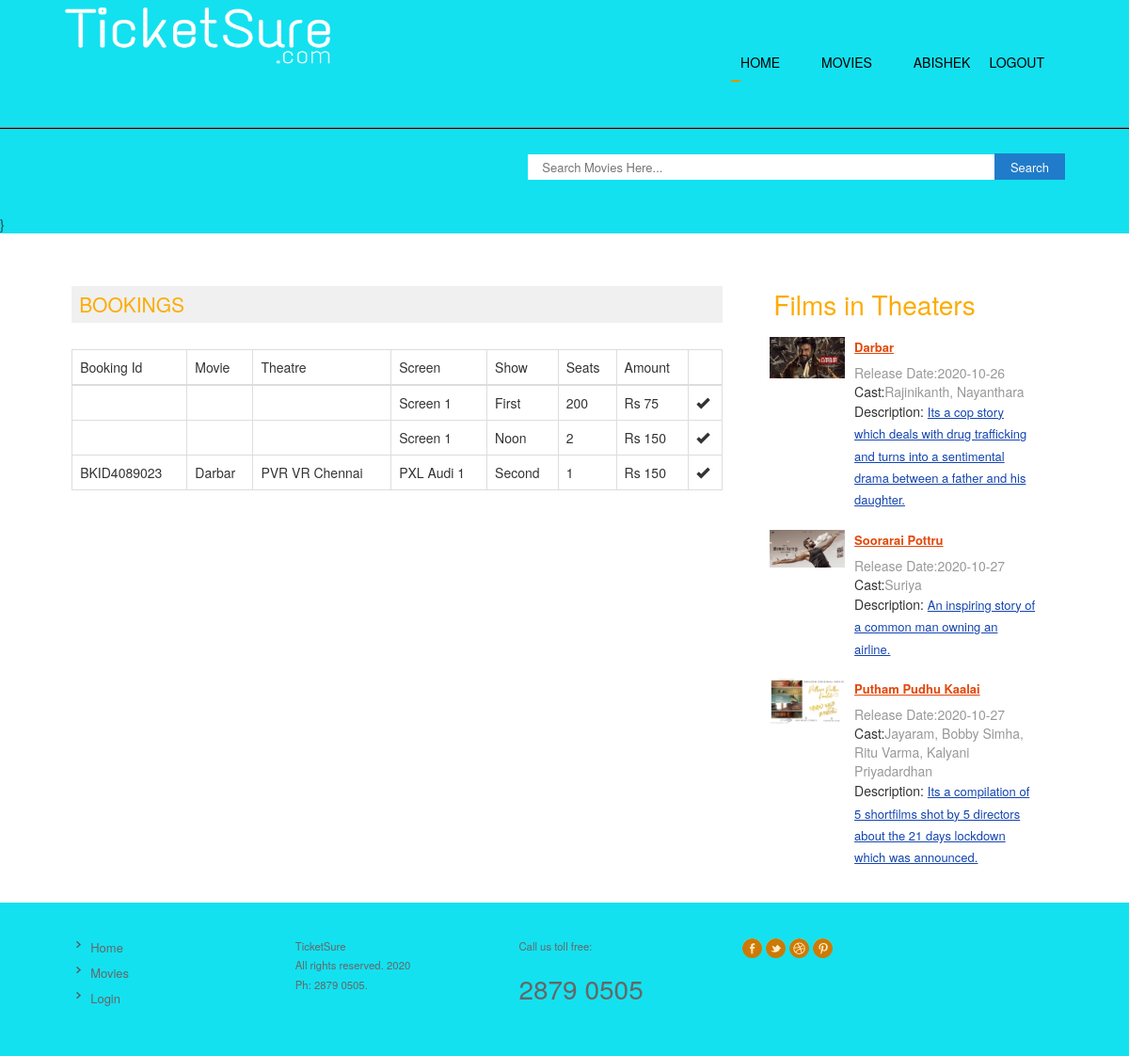
The page /profile.php (signed in) on the database its author committed.
### tables this page shows
CREATE TABLE `tbl_registration` (
  `user_id` int(11) NOT NULL,
  `name` varchar(50) NOT NULL,
  `email` varchar(50) NOT NULL,
  `phone` varchar(12) NOT NULL,
  `age` int(2) NOT NULL,
  `gender` varchar(10) NOT NULL
);

CREATE TABLE `tbl_bookings` (
  `book_id` int(11) NOT NULL,
  `ticket_id` varchar(30) NOT NULL,
  `t_id` int(11) NOT NULL COMMENT 'theater id',
  `user_id` int(11) NOT NULL,
  `show_id` int(11) NOT NULL,
  `screen_id` int(11) NOT NULL,
  `no_seats` int(3) NOT NULL COMMENT 'number of seats',
  `amount` int(5) NOT NULL,
  `ticket_date` date NOT NULL,
  `date` date NOT NULL,
  `status` int(1) NOT NULL
);

CREATE TABLE `tbl_screens` (
  `screen_id` int(11) NOT NULL,
  `t_id` int(11) NOT NULL COMMENT 'theatre id',
  `screen_name` varchar(110) NOT NULL,
  `seats` int(11) NOT NULL COMMENT 'number of seats',
  `charge` int(11) NOT NULL
);

CREATE TABLE `tbl_show_time` (
  `st_id` int(11) NOT NULL,
  `screen_id` int(11) NOT NULL,
  `name` varchar(40) NOT NULL COMMENT 'noon,second,etc',
  `start_time` time NOT NULL
);

CREATE TABLE `tbl_movie` (
  `movie_id` int(11) NOT NULL,
  `t_id` int(11) NOT NULL COMMENT 'theatre id',
  `movie_name` varchar(100) NOT NULL,
  `cast` varchar(500) NOT NULL,
  `desc` varchar(1000) NOT NULL,
  `release_date` date NOT NULL,
  `image` varchar(200) NOT NULL,
  `video_url` varchar(200) NOT NULL,
  `status` int(1) NOT NULL COMMENT '0 means active '
);

CREATE TABLE `tbl_theatre` (
  `id` int(11) NOT NULL,
  `name` varchar(100) NOT NULL,
  `address` varchar(100) NOT NULL,
  `place` varchar(100) NOT NULL,
  `state` varchar(50) NOT NULL,
  `pin` int(11) NOT NULL
);

### profile.php (the view, shortened to what this page needs)
<?php include('header.php');
	?>
<div class="content">
	<div class="wrap">
		<div class="content-top">
				<div class="section group">
					<div class="about span_1_of_2">
						<h3>BOOKINGS</h3>
						<?php
				$bk=mysqli_query($con,"select * from tbl_bookings where user_id='".$_SESSION['user']."'");
				if(mysqli_num_rows($bk))
				{
					?>
					<table class="table table-bordered">
						<thead>
						<th>Booking Id</th>
						<th>Movie</th>
						<th>Theatre</th>
						<th>Screen</th>
						<th>Show</th>
						<th>Seats</th>
						<th>Amount</th>
						<th></th>
						</thead>
						<tbody>
						<?php
						while($bkg=mysqli_fetch_array($bk))
						{
							$m=mysqli_query($con,"select * from tbl_movie where movie_id=(select movie_id from tbl_shows where s_id='".$bkg['show_id']."')");
							$mov=mysqli_fetch_array($m);
							$s=mysqli_query($con,"select * from tbl_screens where screen_id='".$bkg['screen_id']."'");
							$srn=mysqli_fetch_array($s);
							$tt=mysqli_query($con,"select * from tbl_theatre where id='".$bkg['t_id']."'");
							$thr=mysqli_fetch_array($tt);
							$st=mysqli_query($con,"select * from tbl_show_time where st_id=(select st_id from tbl_shows where s_id='".$bkg['show_id']."')");
							$stm=mysqli_fetch_array($st);
							?>
							<tr>
								<td>
									<?php echo $bkg['ticket_id'];?>
								</td>
								<td>
									<?php echo $mov['movie_name'];?>
								</td>
								<td>
									<?php echo $thr['name'];?>
								</td>
								<td>
									<?php echo $srn['screen_name'];?>
								</td>
								<td>
									<?php echo $stm['name'];?>
								</td>
								<td>
									<?php echo $bkg['no_seats'];?>
								</td>
								<td>
									Rs <?php echo $bkg['amount'];?>
								</td>
								<td>
									<?php  if($bkg['ticket_date']<date('Y-m-d'))
									{
										?>
										<i class="glyphicon glyphicon-ok"></i>
										<?php
									}
									else
									{?>
									<a href="cancel.php?id=<?php echo $bkg['book_id'];?>">Cancel</a>
									<?php
									}
									?>
								</td>
							</tr>
							<?php
						}
						?></tbody>
					</table>
					<?php
				}
				else
				{
					?>
					<h3>No Previous Bookings</h3>
					<?php
				}
				?>
					</div>
				<?php include('movie_sidebar.php');?>
			</div>
			</div>
	</div>
</div>
<?php include('footer.php');?>

### header.php (shortened to what this page needs)
<?php
include('config.php');
?>
<!DOCTYPE HTML>
<html>
<head>
<link rel="stylesheet" href="css/styles.css" type="text/css" media="all" />
<link rel="stylesheet" href="css/flexslider.css" type="text/css" media="all" />
<link type="text/css" rel="stylesheet" href="http://www.dreamtemplate.com/dreamcodes/tabs/css/tsc_tabs.css" />
<link rel="stylesheet" href="css/tsc_tabs.css" type="text/css" media="all" />
<link rel="stylesheet" href="https://maxcdn.bootstrapcdn.com/bootstrap/3.3.7/css/bootstrap.min.css">
</head>
<body>
<div class="header">
	<div class="header-top">
		<div class="wrap">
			<div class="h-logo">
			<a href="index.php"><img src="images/logo1.PNG" width="300" height="75" alt=""/></a>
		</div>
			  <div class="nav-wrap">
					<ul class="group" id="example-one">
			           <li><a href="index.php">Home</a></li>
			  		   <li><a href="movies_events.php">Movies</a></li>
			  		   <li><?php if(isset($_SESSION['user'])){
			  		   $us=mysqli_query($con,"select * from tbl_registration where user_id='".$_SESSION['user']."'");
        $user=mysqli_fetch_array($us);?><a href="profile.php"><?php echo $user['name'];?></a><a href="logout.php">Logout</a><?php }else{?><a href="login.php">Login</a><?php }?></li>
			        </ul>
			  </div>
   		</div>
    </div>
<div class="block">
	<div class="wrap">
        <form action="process_search.php" id="reservation-form" method="post" onsubmit="myFunction()">
		       <fieldset>
		       	<div class="field" >
                                <input type="text" placeholder="Search Movies Here..." style="height:27px;width:500px"  required id="search111" name="search">
                                <input type="submit" value="Search" style="height:28px;padding-top:4px" id="button111">
    </div>
		       </fieldset>
            </form>
   </div>
</div>
}

### movie_sidebar.php (shortened to what this page needs)
<div class="listview_1_of_3 images_1_of_3">
	<h3>Films in Theaters</h3>
	<?php
      	$qry2=mysqli_query($con,"select * from  tbl_movie where status='0' order by rand() limit 3");
      	  while($m=mysqli_fetch_array($qry2))
               {
                ?>
        <div class="content-left">
	<div class="listimg listimg_1_of_2">
		 <a href="about.php?id=<?php echo $m['movie_id'];?>"><img src="<?php echo $m['image'];?>"></a>
	</div>
	<div class="text list_1_of_2">
		  <div class="extra-wrap1">
                                     <a href="about.php?id=<?php echo $m['movie_id'];?>" class="link4"><?php echo $m['movie_name'];?></a><br>
                                    <span class="data">Release Date:<?php echo $m['release_date'];?></span><br>
                                    Cast:<Span class="data"><?php echo $m['cast'];?></span><br>
                                    Description: <span" class="color2"><?php echo $m['desc'];?></span><br>
                                </div>
	</div>
</div>
   <?php
   	}
   	?>
</div>

### css/styles.css (style rules this page uses)
html,body,div,span,applet,object,iframe,h1,h2,h3,h4,h5,h6,p,blockquote,pre,a,abbr,acronym,address,big,cite,code,del,dfn,em,img,ins,kbd,q,s,samp,small,strike,strong,sub,sup,tt,var,b,u,i,dl,dt,dd,ol,nav ul,nav li,fieldset,form,label,legend,table,caption,tbody,tfoot,thead,tr,th,td,article,aside,canvas,details,embed,figure,figcaption,footer,header,hgroup,menu,nav,output,ruby,section,summary,time,mark,audio,video { margin:0;padding:0;border:0;font-size:100%;font:inherit;vertical-align:baseline; }
ol,ul { list-style:none;margin:0;padding:0; }
table { border-collapse:collapse;border-spacing:0; }
a { text-decoration:none; }
img { max-width:100%; }
body { font-family: 'AmbleRegular'; background:#fff; }
.header { background-color:#13e1f0; }
.header-top { border-bottom: 2px ridge #333; }
.wrap { width:80%; margin:0 auto; }
.nav-wrap { float: right; width: 67%; margin: 50px auto; }
.nav-wrap ul { float:right; }
.group:after { visibility: hidden; display: block; content: ""; clear: both; height: 0; }
#example-one { margin: 0 auto; list-style: none; position: relative; }
#example-one li { display: inline-block; margin-right: 20px; }
#example-one a { color: black; font-size: 14px; float: left; padding: 6px 10px 4px 10px; text-decoration: none; text-transform: uppercase; }
.h-logo { float:left; }
.block { margin-top: 20px; }
#reservation-form { float:right; margin-top:6px; }
#reservation-form .field { float:left; }
#reservation-form .field { display: block; height: 55px; font-size: 13px; color: #FAC9A9; margin-bottom: 10px; }
.content { background:#fff; padding: 20px 0; }
.listview_1_of_3 { display: block; float:left; margin: 0% 0 0% 1.6%; }
.listview_1_of_3 h3 { color:#FCAC03; font-size:2em; margin-bottom:5%; }
.data { color: #989898; margin-bottom: 1px; }
.listimg { display: block; float:left; }
.text { display: block; float:left; margin: 0% 0 7% 3.6%; }
.images_1_of_3 { width: 29.2%; padding:1.5%; }
.listimg_1_of_2 { width:28.2%; }
.list_1_of_2 { width: 68.2%; }
.images_1_of_3 img { max-width:100%; display:block; }
.link4 { font-weight: bold; color: #E3480B; display: inline-block; font-size: 13px; margin-bottom: 4%; text-decoration:underline; }
.color2 { text-decoration: underline; font-size:13px; line-height:1.8em; color:#1344B0; }
.content-top h3 { color: #FCAC03; font-size: 2em; padding: 1.5%; }
.about { display: block; float:left; }
.about:first-child { margin-left: 0; }
.span_1_of_2 { width: 67.1%; padding:1.5%; }
a { color:#888; font-size:13px; line-height:1.5em; }
.span_1_of_2 h3 { color:#FCAC03; font-size:1.5em; margin-bottom:4%; background:#f0f0f0; padding: 8px; }
@media only screen and (max-width:1280px) and (min-width:1024px) { .wrap { width:90%; } }

### footer.php (style rules this page uses)
.content { padding-bottom:0px !important; }
#search111 { padding:8px 15px; background-color:#fff; border:0px solid #dbdbdb; }
#button111 { position:relative; padding:6px 15px; left:-8px; border:2px solid #207cca; background-color:#207cca; color:#fafafa; }

### rows shown on the page
tbl_registration: name "ABISHEK"
tbl_bookings: screen.screen_name "Screen 1", tbl_show_time.name "First", no_seats "200", amount "75"
tbl_bookings: screen.screen_name "Screen 1", tbl_show_time.name "Noon", no_seats "2", amount "150"
tbl_bookings: ticket "BKID4089023", tbl_movie.movie_name "Darbar", tbl_theatre.name "PVR VR Chennai", screen.screen_name "PXL Audi 1", tbl_show_time.name "Second", no_seats "1", amount "150"
tbl_movie: image (picture), movie_name "Darbar", release_date "2020-10-26", cast "Rajinikanth, Nayanthara", desc "Its a cop story which deals with drug trafficking and turns into a sentimental drama between a father and his daughter."
tbl_movie: image (picture), movie_name "Soorarai Pottru", release_date "2020-10-27", cast "Suriya", desc "An inspiring story of a common man owning an airline."
tbl_movie: image (picture), movie_name "Putham Pudhu Kaalai", release_date "2020-10-27", cast "Jayaram, Bobby Simha, Ritu Varma, Kalyani Priyadardhan", desc "Its a compilation of 5 shortfilms shot by 5 directors about the 21 days lockdown which was announced."
